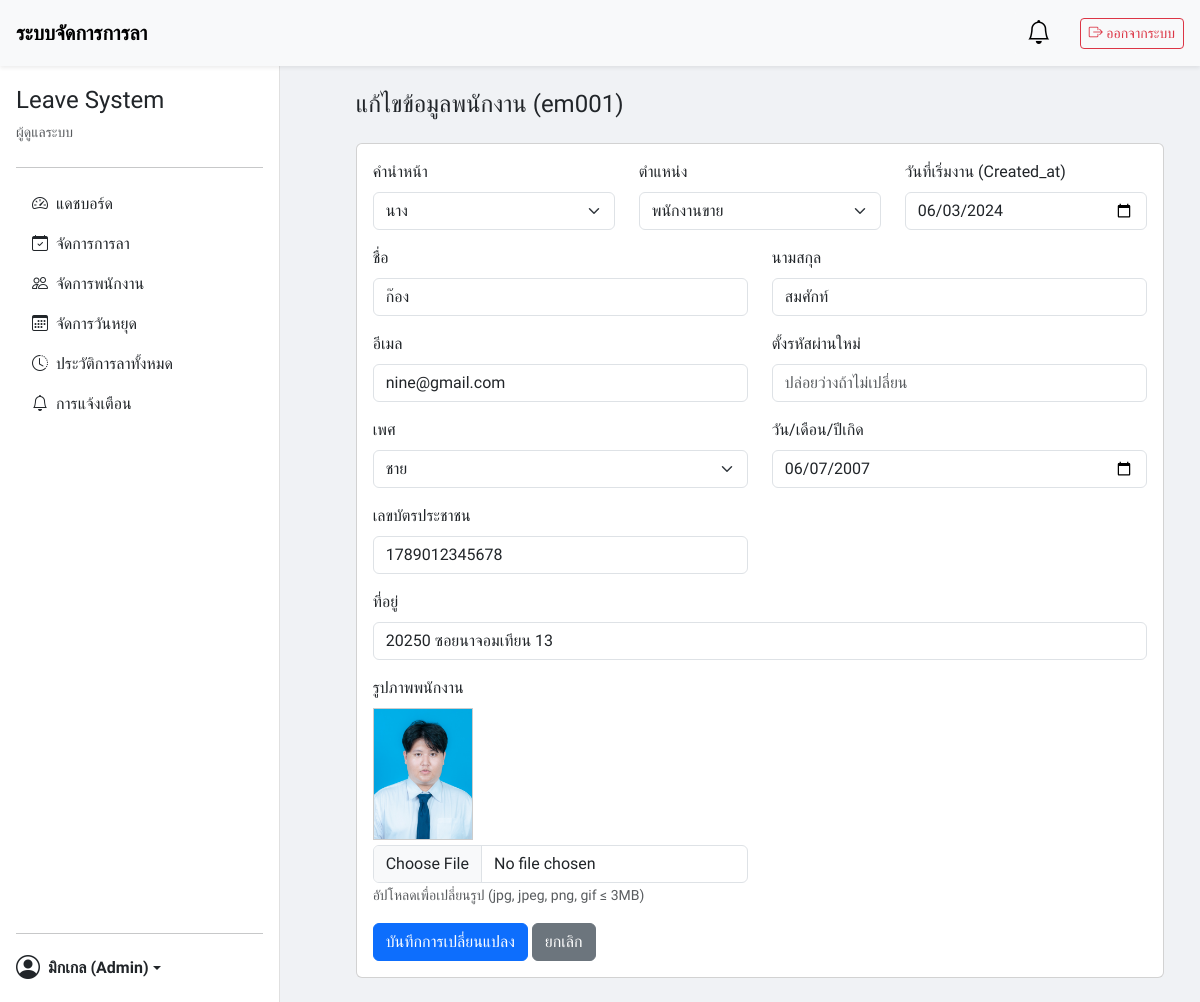
Screenshot of /admin/edit_employee.php?id=em001 (signed in) with the database file from the repository.
### tables this page shows
CREATE TABLE `employee` (
  `Emp_id` varchar(5) NOT NULL,
  `Prefix_ID` varchar(2) NOT NULL,
  `Position_ID` int(2) NOT NULL,
  `Emp_Name` varchar(50) NOT NULL,
  `Emp_LastName` varchar(50) NOT NULL,
  `Email` varchar(30) NOT NULL,
  `Address` varchar(255) NOT NULL,
  `Created_at` date NOT NULL,
  `Gender` varchar(10) NOT NULL,
  `Birthdate` date NOT NULL,
  `ID_Card_Number` varchar(13) NOT NULL,
  `Password` varchar(255) NOT NULL,
  `Emp_pic` varchar(15) DEFAULT NULL
);

CREATE TABLE `prefix` (
  `Prefix_ID` int(2) NOT NULL,
  `Prefix_Name` varchar(20) NOT NULL
);

CREATE TABLE `position` (
  `Position_ID` int(2) NOT NULL,
  `Position_Name` varchar(50) NOT NULL
);

### admin/edit_employee.php (the view, shortened to what this page needs)
<?php
require_once '../includes/header.php';
require_once '../includes/sidebar_admin.php';
$emp_id_to_edit = $_GET['id'] ?? null;
$stmt = $conn->prepare("SELECT * FROM employee WHERE Emp_id = ?");
$stmt->bind_param("s", $emp_id_to_edit);
$stmt->execute();
$employee = $stmt->get_result()->fetch_assoc();
$positions = $conn->query("SELECT * FROM position");
$prefixes  = $conn->query("SELECT * FROM prefix");
?>
<div class="main-content p-4">
  <h4 class="mb-4">แก้ไขข้อมูลพนักงาน (<?= htmlspecialchars($employee['Emp_id']) ?>)</h4>
  <div class="card">
    <div class="card-body">
      <form method="POST" action="edit_employee.php?id=<?= htmlspecialchars($employee['Emp_id']) ?>" enctype="multipart/form-data">
        <div class="row">
          <div class="col-md-4 mb-3">
            <label class="form-label">คำนำหน้า</label>
            <select name="prefix_id" class="form-select" required>
              <?php while($px = $prefixes->fetch_assoc()): ?>
                <option value="<?= $px['Prefix_ID'] ?>" <?= ($px['Prefix_ID'] == $employee['Prefix_ID']) ? 'selected':''; ?>>
                  <?= htmlspecialchars($px['Prefix_Name']) ?>
                </option>
              <?php endwhile; ?>
            </select>
          </div>
          <div class="col-md-4 mb-3">
            <label class="form-label">ตำแหน่ง</label>
            <select name="position_id" class="form-select" required>
              <?php while($p = $positions->fetch_assoc()): ?>
                <option value="<?= $p['Position_ID'] ?>" <?= ($p['Position_ID'] == $employee['Position_ID']) ? 'selected':''; ?>>
                  <?= htmlspecialchars($p['Position_Name']) ?>
                </option>
              <?php endwhile; ?>
            </select>
          </div>
          <div class="col-md-4 mb-3">
            <label class="form-label">วันที่เริ่มงาน (Created_at)</label>
            <input type="date" name="created_at" class="form-control" value="<?= htmlspecialchars($employee['Created_at']) ?>">
          </div>
          <div class="col-md-6 mb-3">
            <label class="form-label">ชื่อ</label>
            <input type="text" name="emp_name" class="form-control" value="<?= htmlspecialchars($employee['Emp_Name']) ?>" required>
          </div>
          <div class="col-md-6 mb-3">
            <label class="form-label">นามสกุล</label>
            <input type="text" name="emp_lastname" class="form-control" value="<?= htmlspecialchars($employee['Emp_LastName']) ?>" required>
          </div>
          <div class="col-md-6 mb-3">
            <label class="form-label">อีเมล</label>
            <input type="email" name="email" class="form-control" value="<?= htmlspecialchars($employee['Email']) ?>" required>
          </div>
          <div class="col-md-6 mb-3">
            <label class="form-label">ตั้งรหัสผ่านใหม่</label>
            <input type="password" name="password" class="form-control" placeholder="ปล่อยว่างถ้าไม่เปลี่ยน">
          </div>
          <div class="col-md-6 mb-3">
            <label class="form-label">เพศ</label>
            <select name="gender" class="form-select">
              <?php
                $g = $employee['Gender'];
              ?>
              <option value="ชาย"     <?= $g=='ชาย'?'selected':''; ?>>ชาย</option>
            </select>
          </div>
          <div class="col-md-6 mb-3">
            <label class="form-label">วัน/เดือน/ปีเกิด</label>
            <input type="date" name="birthdate" class="form-control" value="<?= htmlspecialchars($employee['Birthdate']) ?>">
          </div>
          <div class="col-md-6 mb-3">
            <label class="form-label">เลขบัตรประชาชน</label>
            <input type="text" name="id_card_number" class="form-control" maxlength="13" pattern="\d{0,13}" value="<?= htmlspecialchars($employee['ID_Card_Number']) ?>">
          </div>
          <div class="col-12 mb-3">
            <label class="form-label">ที่อยู่</label>
            <input type="text" name="address" class="form-control" value="<?= htmlspecialchars($employee['Address']) ?>">
          </div>
          <div class="col-md-6 mb-3">
            <label class="form-label">รูปภาพพนักงาน</label><br>
            <?php
              $pic_dir = "../pic_emp/";
              if(!empty($employee['Emp_pic']) && file_exists($pic_dir.$employee['Emp_pic'])):
            ?>
              <img src="<?= $pic_dir.htmlspecialchars($employee['Emp_pic']) ?>" alt="รูปพนักงาน"
                   style="width:100px;height:auto;border:1px solid #ccc;margin-bottom:5px;"><br>
            <?php endif; ?>
            <input type="file" name="emp_pic" class="form-control" accept="image/*">
            <small class="text-muted">อัปโหลดเพื่อเปลี่ยนรูป (jpg, jpeg, png, gif ≤ 3MB)</small>
          </div>
        </div>
        <button type="submit" class="btn btn-primary">บันทึกการเปลี่ยนแปลง</button>
        <a href="manage_employees.php" class="btn btn-secondary">ยกเลิก</a>
      </form>
    </div>
  </div>
</div>
<?php
require_once '../includes/footer.php';
?>

### style.css (style rules this page uses)
:root { --navH: 70px; }
* { box-sizing: border-box; }
body { background-color: #f0f2f5; font-family: 'Sarabun', sans-serif; padding-top: var(--navH); }
.main-content { margin-left: 300px; padding: 20px; }

### rows the page displays
employee: Emp_id "em001", prefix_id "นาง", position_id "พนักงานขาย", created_at "06/03/2024", emp_name "ก๊อง", emp_lastname "สมศักท์", email "nine@gmail.com", gender "ชาย", birthdate "06/07/2007", id_card_number "1789012345678", address "20250 ซอยนาจอมเทียน 13", Emp_pic (picture)

### other values shown
$_SESSION['user_name'] "มิกเกล"
